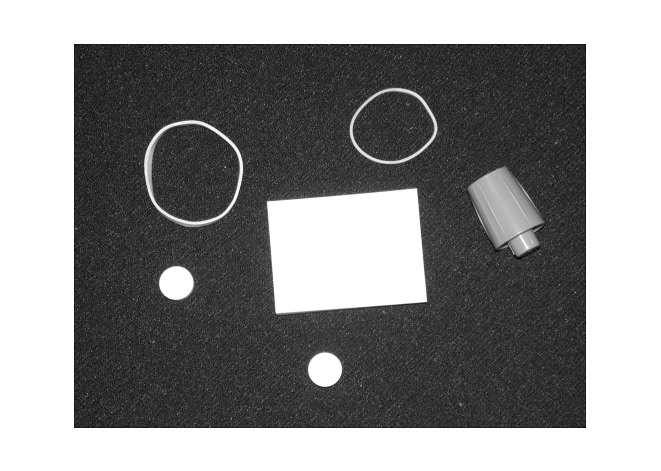
#> input picture 1.png, 661 x 471 px
$ python problem1_2.py
#> lines starting #> are read from the running program, lines starting #| are printed output that depends on the picture; after the words box and inside, x2 and y2 are one past the last pixel; in counts of white or black regions, pixels touching at a corner belong together
import cv2
import numpy as np
import matplotlib.pyplot as plt
from dataclasses import dataclass
from typing import List, Tuple, Optional

class ImageProcessor:
    """Handles image loading and edge detection"""

    @staticmethod
    def load_image(image_path: str) -> np.ndarray:
        image = cv2.imread(image_path, cv2.IMREAD_GRAYSCALE)
        if image is None:
            raise FileNotFoundError(f"Could not load image: {image_path}")
        return image

    @staticmethod
    def detect_edges(image: np.ndarray) -> np.ndarray:
        """Apply Canny edge detection with preprocessing"""
        edges = cv2.Canny(image, 100, 200)  # Adjusted thresholds
        kernel = np.ones((3, 3), np.uint8)
        edges = cv2.dilate(edges, kernel, iterations=1)
        return edges

class BoundaryTracer:
    """Handles the tracing of object boundaries"""

    def __init__(self, edges: np.ndarray, original_image: np.ndarray):
        self.edges = edges
        self.display_image = cv2.cvtColor(original_image, cv2.COLOR_GRAY2BGR)
        self.boundaries = []

    # [58 lines left out: functions trace_boundary, update_display, not called in this run]

    def show_final_result(self, original_image: np.ndarray):
        """Show final result using matplotlib"""
        plt.figure(figsize=(12, 6))

        # Original image with boundaries
        plt.subplot(121)
        plt.imshow(original_image, cmap='gray')
        plt.title('Original Image with Traced Boundaries')
        for boundary in self.boundaries:
            if boundary:
                x_coords, y_coords = zip(*boundary)
                plt.plot(x_coords, y_coords, 'r-', linewidth=2)
        plt.axis('off')

        # Edge map with boundaries
        plt.subplot(122)
        plt.imshow(self.edges, cmap='gray')
        plt.title('Edge Map with Traced Boundaries')
        for boundary in self.boundaries:
            if boundary:
                x_coords, y_coords = zip(*boundary)
                plt.plot(x_coords, y_coords, 'r-', linewidth=2)
        plt.axis('off')

        plt.tight_layout()
        plt.show()

class InteractiveBoundaryTracer:
    """Main class for interactive boundary tracing"""

    def __init__(self, image_path: str):
        self.original_image = ImageProcessor.load_image(image_path)
        _, self.binary_image = cv2.threshold(self.original_image, 127, 255, cv2.THRESH_BINARY)
        self.edges = ImageProcessor.detect_edges(self.binary_image)
        self.tracer = BoundaryTracer(self.edges, self.original_image)

    def run(self):
        """Run the interactive boundary tracing session"""
        # [6 lines left out: function on_mouse_click, not called in this run]

        cv2.namedWindow('Boundary Tracer')
        cv2.setMouseCallback('Boundary Tracer', on_mouse_click)
        cv2.imshow('Boundary Tracer', self.tracer.display_image)

        print("Click points to trace boundaries. Press 'q' to finish.")

        while True:
            if cv2.waitKey(1) & 0xFF == ord('q'):
                break

        cv2.destroyAllWindows()
        self.tracer.show_final_result(self.original_image)

def main():
    try:
        tracer = InteractiveBoundaryTracer('./1.png')
#> in load_image, image is the input picture: shape (471, 661); min 6, max 255, mean 140.8
#> in __init__, `_, self.binary_image = cv2.threshold(self.original_image, 127, 255, cv..`:
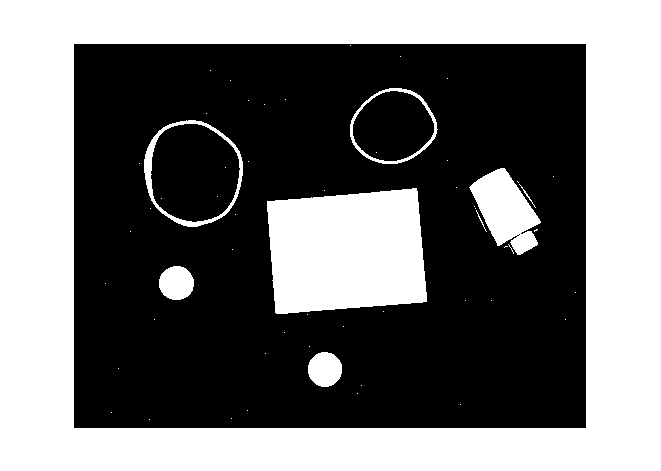
#> self.binary_image: shape (471, 661); 44.8% white; 58 white regions (49 under 20 px), largest, box (x1, y1, x2, y2) and area: (0, 0, 661, 471) 114723, (267, 188, 427, 314) 17255, (469, 168, 541, 255) 3450
#> in detect_edges, `edges = cv2.Canny(image, 100, 200)`:
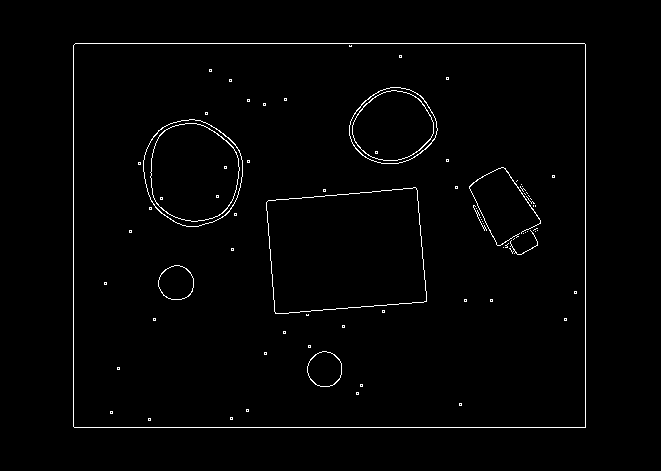
#> edges: shape (471, 661); 1.4% white in thin lines or dots, all inside (x1, y1, x2, y2) = (73, 43, 586, 428)
#> in detect_edges, `edges = cv2.dilate(edges, kernel, iterations=1)`:
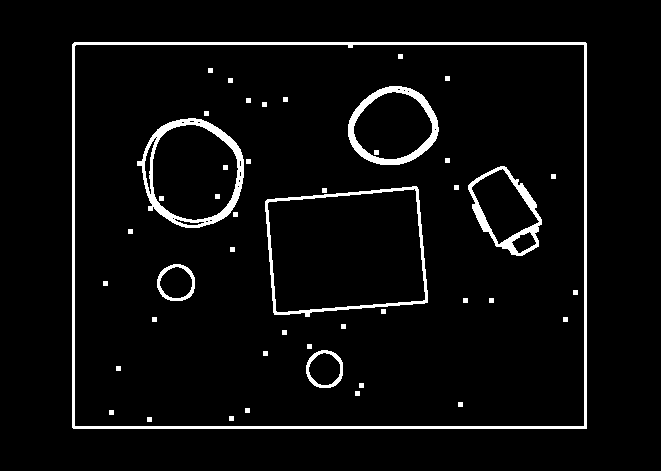
#> edges: shape (471, 661); 4.5% white; 46 white regions, largest, box (x1, y1, x2, y2) and area: (72, 42, 587, 429) 5387, (137, 118, 244, 228) 2221, (265, 186, 428, 317) 1689
        tracer.run()
#> (key q is pressed here)
#> in show_final_result, `plt.show()`:
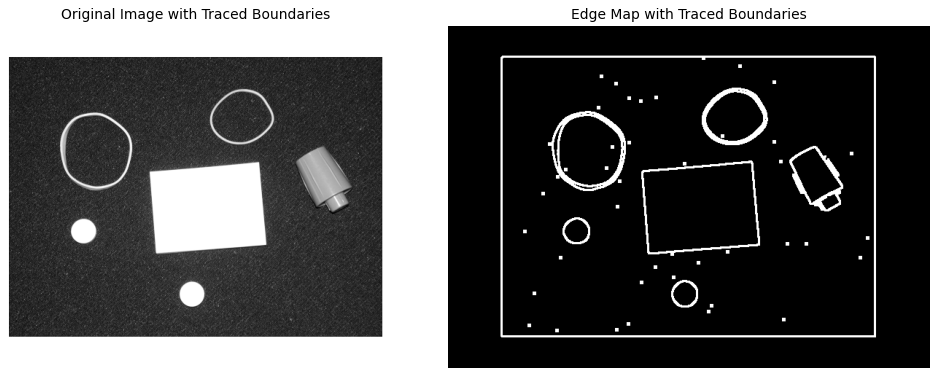
#> figure drawn by matplotlib, 2 panels
    except Exception as e:
        print(f"Error: {e}")
        raise

if __name__ == "__main__":
    main()

$ run again, with 3.png copied over 1.png
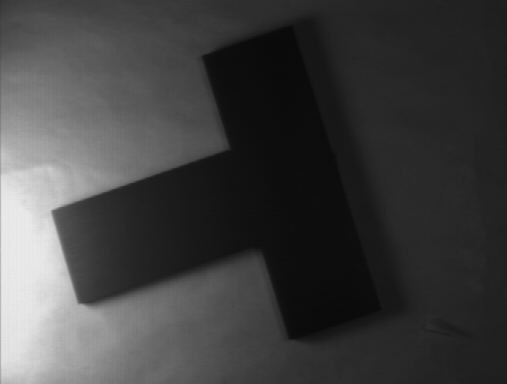
#> input picture 3.png, 507 x 384 px
#> in load_image, image is the input picture: shape (384, 507); min 9, max 235, mean 64.6
#> in __init__, `_, self.binary_image = cv2.threshold(self.original_image, 127, 255, cv..`:
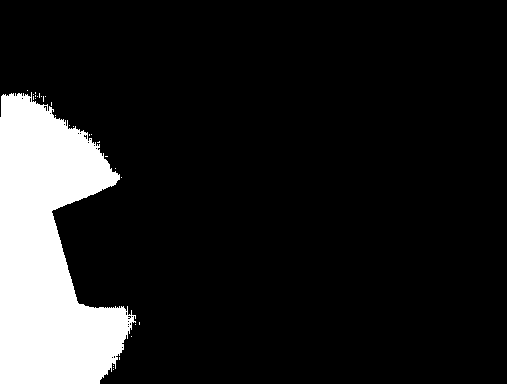
#> self.binary_image: shape (384, 507); 13% white; 29 white regions (28 under 20 px), largest, box (x1, y1, x2, y2) and area: (0, 92, 136, 384) 25322
#> in show_final_result, `plt.show()`:
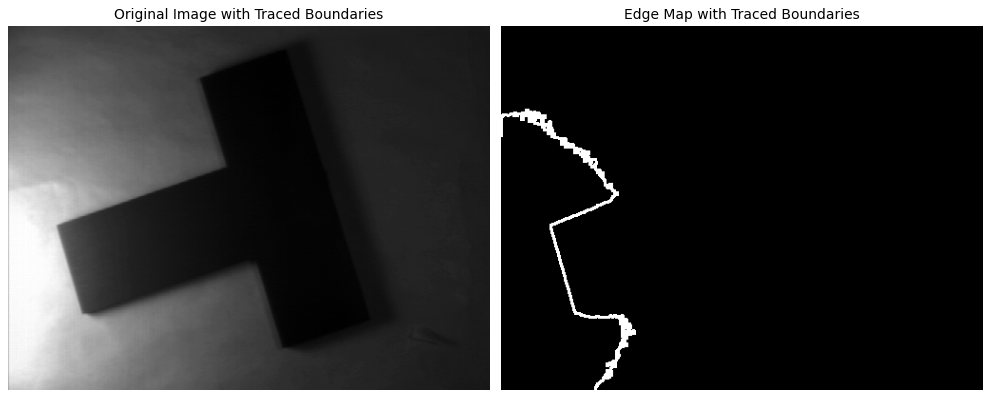
#> figure drawn by matplotlib, 2 panels

$ run again, with 2-1.jpg saved as 1.png
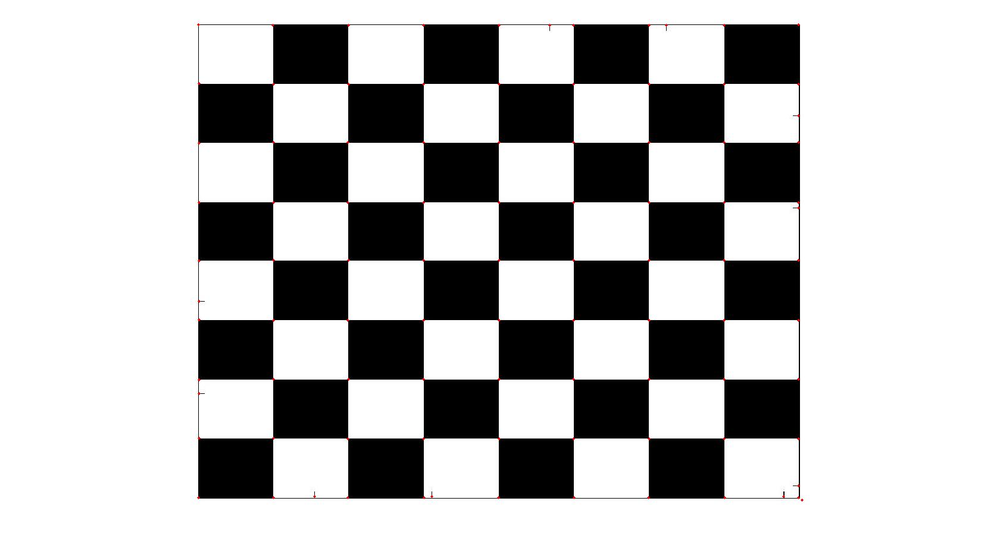
#> input picture 2-1.jpg, 1000 x 545 px, shrunk from 1680 x 916 before the run
#> in __init__, `_, self.binary_image = cv2.threshold(self.original_image, 127, 255, cv..`:
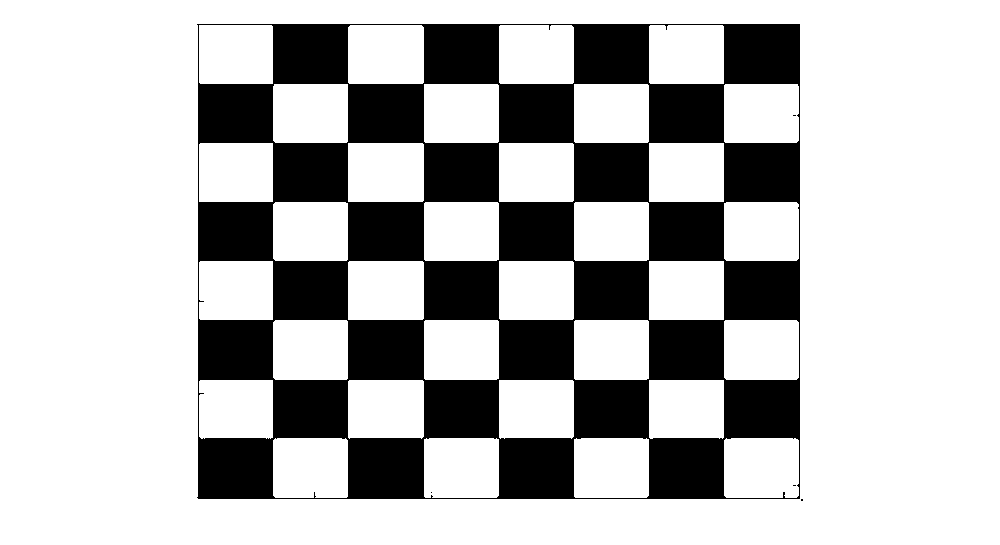
#> self.binary_image: shape (545, 1000); 73.5% white; 5 black regions (4 under 20 px), largest, box (x1, y1, x2, y2) and area: (197, 24, 800, 499) 144268
#> in show_final_result, `plt.show()`:
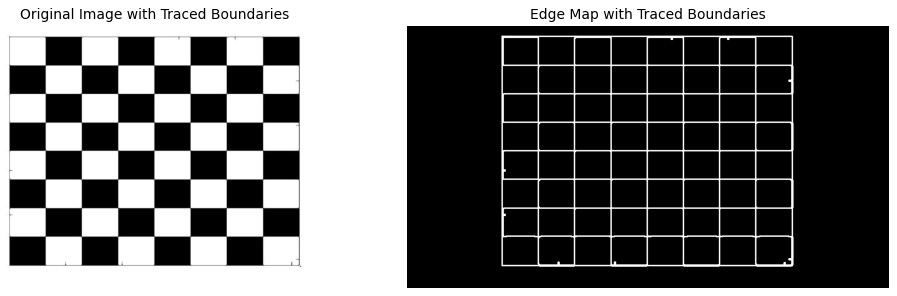
#> figure drawn by matplotlib, 2 panels
